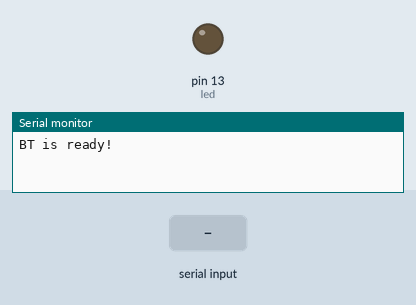
The sketch below on a simulated Arduino Uno, built with avr-gcc and run on an emulated ATmega328P. Shown: output pins drawn as LEDs (lit = HIGH), the last lines printed to the serial monitor. Inputs (shaded band) come from the test bench.

Above: at 1.2 s.
1.3 s: "T" received over the second serial link
At 2.5 s:
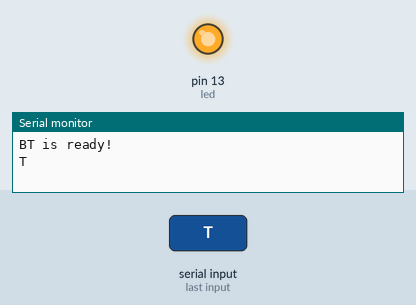
2.8 s: "F" received over the second serial link
At 3.6 s:
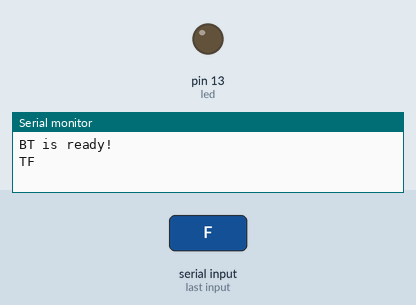
Timing chart, 0 to 5.8 s (numbered marks = the images above; inputs shaded):
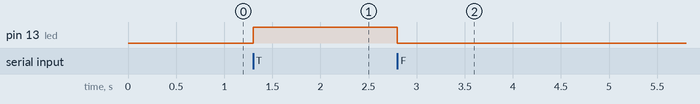

Measured:
- after the input at 1.3 s, pin 13 (led): LOW → HIGH at once
- after the input at 2.8 s, pin 13 (led): HIGH → LOW at once

The sketch:

BTLED.ino
```cpp
#include <SoftwareSerial.h>

SoftwareSerial BT(10, 11); // rx, tx
int led = 13;
char val;

void setup() {
  Serial.begin(9600);
  Serial.println("BT is ready!");
  BT.begin(9600);
  pinMode(led, OUTPUT);
}

void loop() {
  if (BT.available()) {
    val = BT.read();
    Serial.print(val);
    if(val == 'T'){
      digitalWrite(led, HIGH);
    }
    else if(val == 'F'){
      digitalWrite(led, LOW);
    }
  }
}
```
